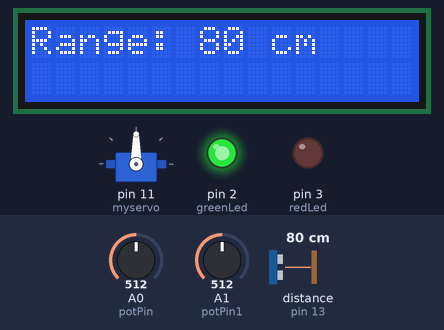
Bench run of a sketch on a simulated Arduino Uno, built with avr-gcc and run on an emulated ATmega328P. Shown: 16×2 character LCD, servo, output pins drawn as LEDs (lit = HIGH). Wiring (inferred from the names in the program): ultrasonic range finder: trigger pin 12; echo pin 13. Dashed ring = blinking. The inputs (shaded band) are chosen by the test bench; at power-on: distance to the obstacle (sensor on pin 13) 80 cm, A1 (potPin1) = 512, A0 (potPin) = 512. The echo pulse lasts 58.3 µs per cm; pins used as bus, display or sensor lines are not drawn.

Above: at 0.6 s.
1.3 s: distance to the obstacle (sensor on pin 13) set to 39 cm
At 2.3 s:
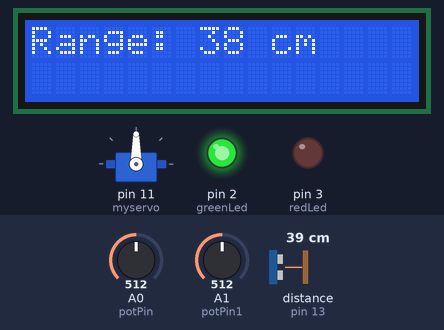
3.1 s: distance to the obstacle (sensor on pin 13) set to 34 cm
At 4.0 s:
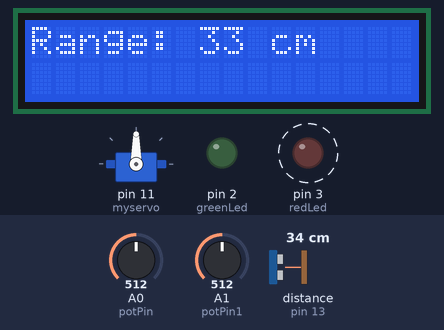
6.2 s: distance to the obstacle (sensor on pin 13) set to 2 cm
At 8.2 s:
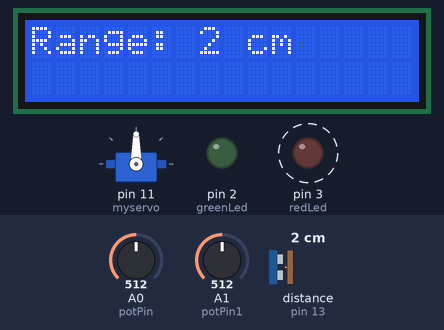
9.3 s: A1 (potPin1) set to 16
10.8 s: A1 (potPin1) set to 13
At 11.8 s:
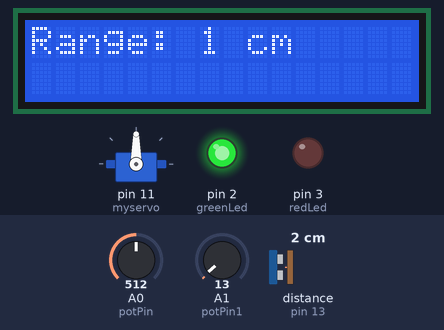
12.8 s: A0 (potPin) set to 0
At 12.95 s:
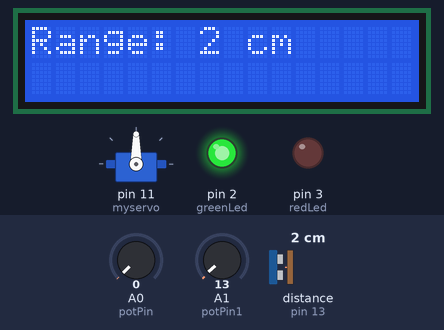
Timing chart, 0 to 15.4 s (numbered marks = the images above; inputs shaded):
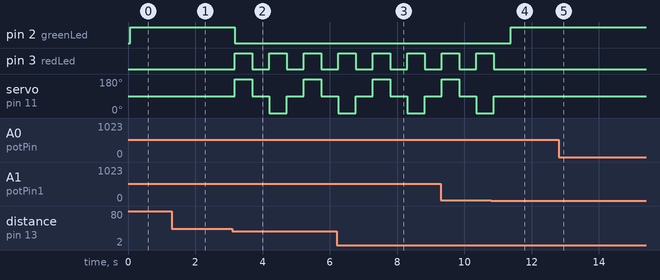

Measured:
- the behaviour switches between 37 and 36 cm on distance to the obstacle (sensor on pin 13) (found by bisection; images 1 and 2)
- the behaviour switches between 15 and 14 on A1 (potPin1) (found by bisection; images 3 and 4)
- after the input at 1.3 s, the display: changes after 0.33 s (image 1)
- after the input at 3.1 s, pin 2 (greenLed): HIGH → LOW after 0.08 s; pin 3 (redLed): alternates HIGH for 0.51 s and LOW for 0.51 s, starting after 0.08 s; servo on pin 11 (myservo): 90° → 180° after 0.08 s, → 90° 0.51 s later, → 0° 0.51 s later, → 90° 0.51 s later, … (6 changes in this stretch); the display: changes after 0.08 s (image 2)
- after the input at 6.2 s, the display: changes after 1.1 s (image 3)
- after the input at 10.8 s, pin 2 (greenLed): LOW → HIGH after 0.58 s; pin 3 (redLed): goes on until 10.9 s, then stays LOW; servo on pin 11 (myservo): goes on until 10.9 s, then stays 90°
- after the input at 12.8 s, the display: changes after 0.13 s (image 5)

The sketch:

Eindopdracht_Elektronica.ino
```cpp
#include <Servo.h>
#include <LiquidCrystal.h>
#include <NewPing.h>
#define trigPin 12
#define echoPin 13
#define MAX_DISTANCE 500

NewPing sonar(trigPin, echoPin, MAX_DISTANCE);
LiquidCrystal lcd(9,8,7,6,5,4);

int val = 0;
int potPin = A0;
int greenLed = 2;
int redLed = 3;
int potPin1 = A1;

int pos = 20;
Servo myservo;

void setup() {

lcd.begin(16,2);

  Serial.begin (115200);
  pinMode(trigPin, OUTPUT);
  pinMode(echoPin, INPUT);
  pinMode(greenLed, OUTPUT);
  pinMode(redLed, OUTPUT);


  myservo.attach(11);
}
void loop() {

  val = analogRead(potPin);
  int duration, distance, pos = 0, i;

  digitalWrite(trigPin, LOW);
  delayMicroseconds(2);
  digitalWrite(trigPin, HIGH);
  delayMicroseconds(10);
  digitalWrite(trigPin, LOW);
  duration = pulseIn(echoPin, HIGH);
  distance = (duration / 2) / 29.1;

  lcd.setCursor(0,0);
  lcd.print("Range: ");
  lcd.print(distance);
  lcd.println(" cm");

  if (distance <= map(analogRead(A1), 0, 1023,0, 70))
  {
    digitalWrite(greenLed, LOW);
    digitalWrite(redLed, HIGH);
    myservo.write(180);
    delay(val);
    digitalWrite(redLed, LOW);
    myservo.write(90);
    delay(val);
    digitalWrite(redLed, HIGH);
    myservo.write(0);
    delay(val);
    digitalWrite(redLed, LOW);
    myservo.write(90);
  }
  else {
    digitalWrite(redLed, LOW);
    digitalWrite(greenLed, HIGH);
    myservo.write(90);
  }

  delay(val);
}
```
